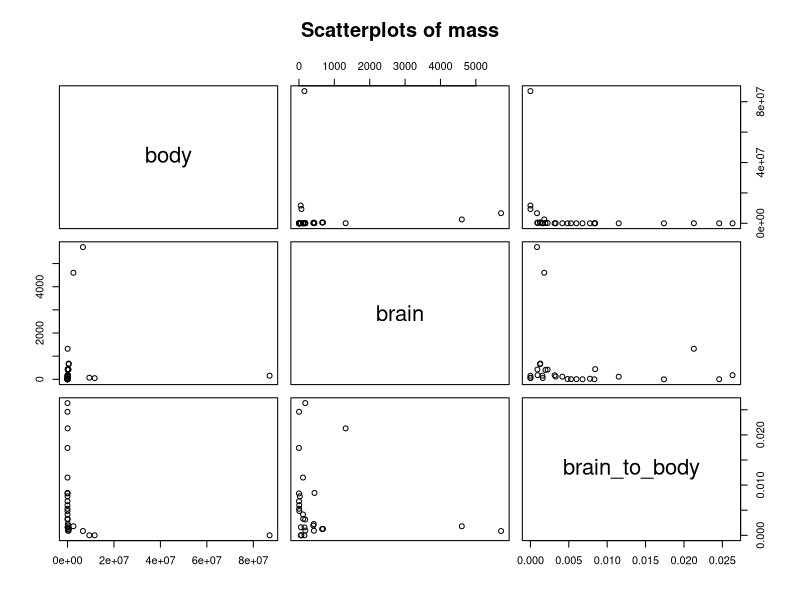
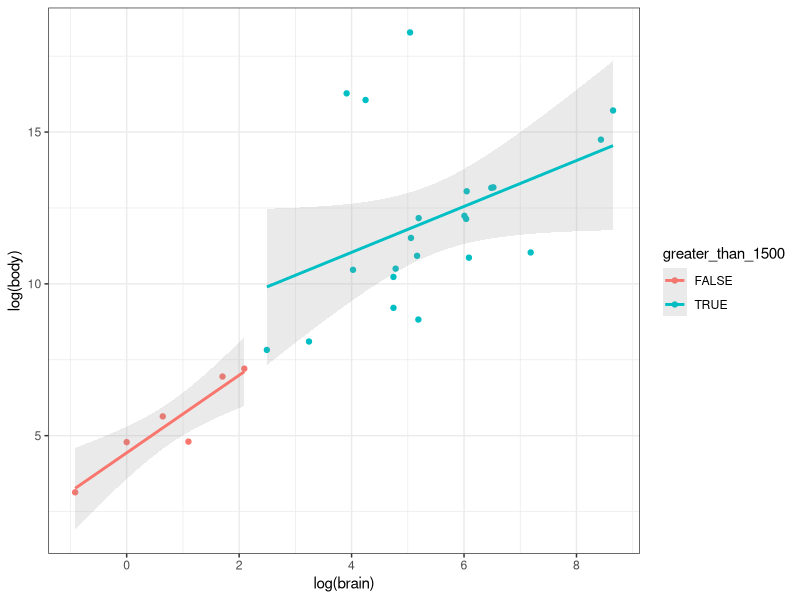
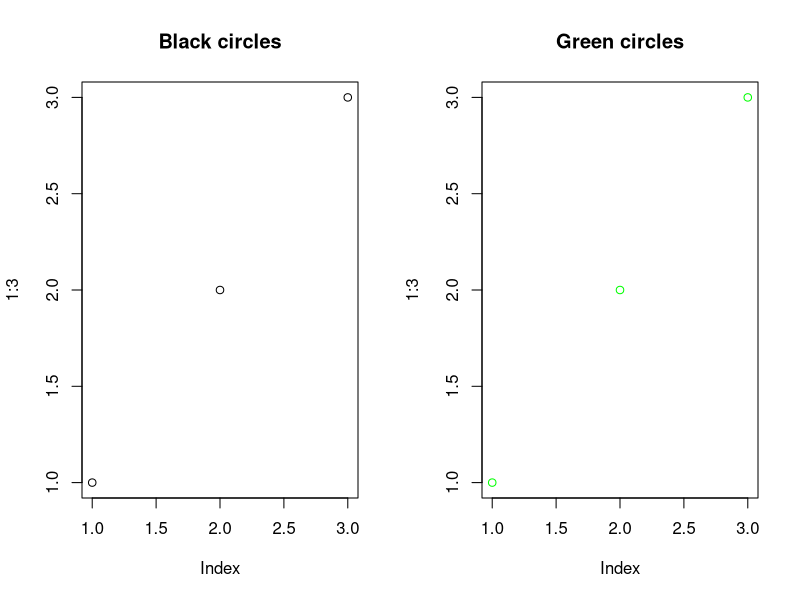

R code for these plots, in order:
## ---- chunk 1
knitr::opts_chunk$set(fig.height = 4.5, fig.align = "center", comment = "##", collapse = T)
library(tidyverse)
theme_set(theme_bw())
## ---- chunk 2
a <- c(1,2,3) 
b <- data.frame(Name = c("Abby", "Bobby"), 
                Height = c(160,158))
## ---- chunk 3
a
## ---- chunk 4
b
## ---- chunk 5
a[2:3] # Extract elements 2 and 3 from vector a
b[1, 2] # Extract row 1 and column 2 of data frame b

b$Name # Extract the Name column of b
## ---- chunk 6
a # Prints the object a
mean(a) # Prints the mean of a
## ---- chunk 7
data(Animals, package = "MASS")
dat <- Animals # Renames to dat

dat[1:5, 1:2] # Prints rows 1 to 5 and columns 1 to 2
## ---- chunk 8
dat$body <- dat$body * 1000 # Transform body from kg to g
## ---- chunk 9
dat$brain_to_body <- dat$brain / dat$body # Divides brain mass by body mass
## ---- chunk 10
plot(dat, main = "Scatterplots of mass") # Plotting using the basic plot function
## ---- chunk 11
dat$greater_than_1500 <- dat$body > 1500 # Create new variable
dat[1:5,]
## ---- chunk 12
aggregate(brain ~ greater_than_1500, dat, mean)
## ---- chunk 13
a

a %>% mean()
## ---- chunk 14
library(dplyr)

dat %>% 
  mutate(greater_than_1500 = body > 1500) %>% 
  group_by(greater_than_1500) %>% 
  summarise(Mean = mean(brain), 
            Sd = sd(brain))
## ---- chunk 15
library(ggplot2)

g <- ggplot(dat, aes(log(brain), log(body), color = greater_than_1500)) + 
  geom_point() +
  geom_smooth(method = "lm", alpha = 0.2)
g
## ---- chunk 16
par(mfrow = c(1,2)) # Sets the plotting window to 2-by-1
plot(1:3, col = "black", main = "Black circles")
plot(1:3, col = "green", main = "Green circles")
## ---- chunk 17
sd
## ---- chunk 18
add_two <- function(x){
  x + 2
}

add_two(5)

add_inputs <- function(x, y){
  x + y
}

add_inputs(5, 2)
## ---- chunk 19
m <- mean(a)
m
## ---- chunk 20
mod <- lm(brain ~ body, dat)

anova(mod)
## ---- chunk 21
mod$coefficients # Prints the estimated coefficients
mod$fitted.values # Prints the estimated values
